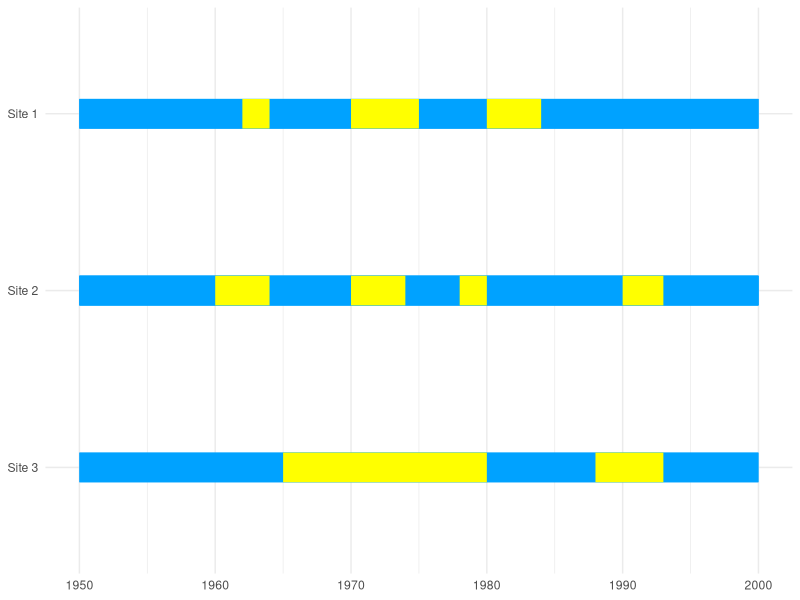

Write the R code that produced this figure.
Droughts <- data.frame("site_id" = c(1,1,1,2,2,2,2,3,3),
                       "Drought_start" = c(1962,1970,1980,1960,1970,1978,1990,1965,1988),
                       "Drought_end" = c(1964,1975,1984,1964,1974,1980,1993,1980,1993))

library(ggplot2)

Droughts$site_id <- factor(paste("Site", Droughts$site_id))

ggplot(Droughts) +
  geom_segment(aes(x = 1950, xend = 2000, y = site_id), lwd = 10, col = "#00a2ff") +
  geom_segment(aes(x = Drought_start, xend = Drought_end, y = site_id), lwd = 10, col = "#ffff00") +
  scale_x_continuous(NULL) +
  scale_y_discrete(NULL, limits = rev(levels(Droughts$site_id))) +
  theme_minimal()
